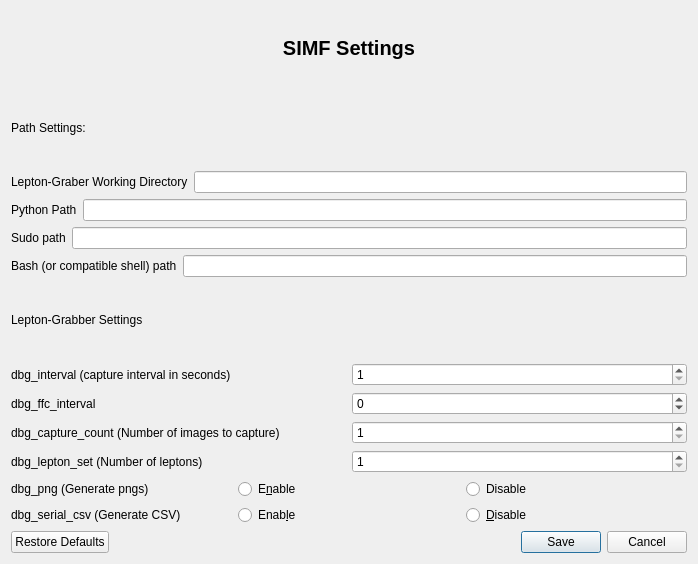
<?xml version="1.0" encoding="UTF-8"?>
<ui version="4.0">
 <class>SettingsDialog</class>
 <widget class="QDialog" name="SettingsDialog">
  <property name="windowModality">
   <enum>Qt::ApplicationModal</enum>
  </property>
  <property name="geometry">
   <rect>
    <x>0</x>
    <y>0</y>
    <width>698</width>
    <height>564</height>
   </rect>
  </property>
  <property name="windowTitle">
   <string>Settings</string>
  </property>
  <property name="modal">
   <bool>true</bool>
  </property>
  <layout class="QGridLayout" name="gridLayout">
   <item row="5" column="0">
    <layout class="QHBoxLayout" name="horizontalLayout_2">
     <item>
      <widget class="QLabel" name="label_5">
       <property name="text">
        <string>Bash (or compatible shell) path</string>
       </property>
      </widget>
     </item>
     <item>
      <widget class="QLineEdit" name="shellPath"/>
     </item>
    </layout>
   </item>
   <item row="2" column="0">
    <layout class="QHBoxLayout" name="horizontalLayout_6">
     <item>
      <widget class="QLabel" name="label_2">
       <property name="text">
        <string>Lepton-Graber Working Directory</string>
       </property>
      </widget>
     </item>
     <item>
      <widget class="QLineEdit" name="leptonWorkingDir"/>
     </item>
    </layout>
   </item>
   <item row="4" column="0">
    <layout class="QHBoxLayout" name="horizontalLayout_4">
     <item>
      <widget class="QLabel" name="label_4">
       <property name="text">
        <string>Sudo path</string>
       </property>
      </widget>
     </item>
     <item>
      <widget class="QLineEdit" name="sudoPath"/>
     </item>
    </layout>
   </item>
   <item row="3" column="0">
    <layout class="QHBoxLayout" name="horizontalLayout_5">
     <item>
      <widget class="QLabel" name="label_3">
       <property name="text">
        <string>Python Path</string>
       </property>
      </widget>
     </item>
     <item>
      <widget class="QLineEdit" name="pythonPath"/>
     </item>
    </layout>
   </item>
   <item row="6" column="0">
    <widget class="QLabel" name="label_7">
     <property name="text">
      <string>Lepton-Grabber Settings</string>
     </property>
    </widget>
   </item>
   <item row="9" column="0">
    <layout class="QHBoxLayout" name="horizontalLayout_7">
     <item>
      <widget class="QLabel" name="label_8">
       <property name="text">
        <string>dbg_ffc_interval</string>
       </property>
      </widget>
     </item>
     <item>
      <widget class="QSpinBox" name="ffcInterval">
       <property name="minimum">
        <number>-9999</number>
       </property>
       <property name="maximum">
        <number>9999</number>
       </property>
      </widget>
     </item>
    </layout>
   </item>
   <item row="13" column="0">
    <layout class="QHBoxLayout" name="horizontalLayout_11">
     <item>
      <widget class="QLabel" name="label_11">
       <property name="text">
        <string>dbg_serial_csv (Generate CSV)</string>
       </property>
      </widget>
     </item>
     <item>
      <widget class="QRadioButton" name="csvEnable">
       <property name="text">
        <string>Enab&amp;le</string>
       </property>
       <attribute name="buttonGroup">
        <string notr="true">dbgcsvgroup</string>
       </attribute>
      </widget>
     </item>
     <item>
      <widget class="QRadioButton" name="csvDisable">
       <property name="text">
        <string>&amp;Disable</string>
       </property>
       <attribute name="buttonGroup">
        <string notr="true">dbgcsvgroup</string>
       </attribute>
      </widget>
     </item>
    </layout>
   </item>
   <item row="10" column="0">
    <layout class="QHBoxLayout" name="horizontalLayout_10">
     <item>
      <widget class="QLabel" name="label_10">
       <property name="text">
        <string>dbg_capture_count (Number of images to capture)</string>
       </property>
      </widget>
     </item>
     <item>
      <widget class="QSpinBox" name="captureCount">
       <property name="minimum">
        <number>1</number>
       </property>
       <property name="maximum">
        <number>9999</number>
       </property>
      </widget>
     </item>
    </layout>
   </item>
   <item row="7" column="0">
    <layout class="QHBoxLayout" name="horizontalLayout_3">
     <item>
      <widget class="QLabel" name="label_6">
       <property name="text">
        <string>dbg_interval (capture interval in seconds)</string>
       </property>
      </widget>
     </item>
     <item>
      <widget class="QSpinBox" name="capInterval">
       <property name="minimum">
        <number>1</number>
       </property>
       <property name="maximum">
        <number>9999</number>
       </property>
       <property name="singleStep">
        <number>1</number>
       </property>
      </widget>
     </item>
    </layout>
   </item>
   <item row="12" column="0">
    <layout class="QHBoxLayout" name="horizontalLayout_9">
     <item>
      <widget class="QLabel" name="label_9">
       <property name="text">
        <string>dbg_png (Generate pngs)</string>
       </property>
      </widget>
     </item>
     <item>
      <widget class="QRadioButton" name="pngEnable">
       <property name="text">
        <string>E&amp;nable</string>
       </property>
       <attribute name="buttonGroup">
        <string notr="true">dbgpnggroup</string>
       </attribute>
      </widget>
     </item>
     <item>
      <widget class="QRadioButton" name="pngDisable">
       <property name="text">
        <string>Disable</string>
       </property>
       <attribute name="buttonGroup">
        <string notr="true">dbgpnggroup</string>
       </attribute>
      </widget>
     </item>
    </layout>
   </item>
   <item row="0" column="0">
    <widget class="QLabel" name="label">
     <property name="font">
      <font>
       <pointsize>15</pointsize>
       <weight>75</weight>
       <bold>true</bold>
      </font>
     </property>
     <property name="text">
      <string>SIMF Settings</string>
     </property>
     <property name="scaledContents">
      <bool>false</bool>
     </property>
     <property name="alignment">
      <set>Qt::AlignCenter</set>
     </property>
    </widget>
   </item>
   <item row="1" column="0">
    <widget class="QLabel" name="label_12">
     <property name="text">
      <string>Path Settings:</string>
     </property>
    </widget>
   </item>
   <item row="14" column="0">
    <widget class="QDialogButtonBox" name="buttonBox">
     <property name="orientation">
      <enum>Qt::Horizontal</enum>
     </property>
     <property name="standardButtons">
      <set>QDialogButtonBox::Cancel|QDialogButtonBox::RestoreDefaults|QDialogButtonBox::Save</set>
     </property>
    </widget>
   </item>
   <item row="11" column="0">
    <layout class="QHBoxLayout" name="horizontalLayout">
     <item>
      <widget class="QLabel" name="label_13">
       <property name="text">
        <string>dbg_lepton_set (Number of leptons)</string>
       </property>
      </widget>
     </item>
     <item>
      <widget class="QSpinBox" name="leptonSet">
       <property name="minimum">
        <number>1</number>
       </property>
       <property name="maximum">
        <number>9999</number>
       </property>
      </widget>
     </item>
    </layout>
   </item>
  </layout>
 </widget>
 <resources/>
 <connections>
  <connection>
   <sender>buttonBox</sender>
   <signal>accepted()</signal>
   <receiver>SettingsDialog</receiver>
   <slot>accept()</slot>
   <hints>
    <hint type="sourcelabel">
     <x>248</x>
     <y>254</y>
    </hint>
    <hint type="destinationlabel">
     <x>157</x>
     <y>274</y>
    </hint>
   </hints>
  </connection>
  <connection>
   <sender>buttonBox</sender>
   <signal>rejected()</signal>
   <receiver>SettingsDialog</receiver>
   <slot>reject()</slot>
   <hints>
    <hint type="sourcelabel">
     <x>316</x>
     <y>260</y>
    </hint>
    <hint type="destinationlabel">
     <x>286</x>
     <y>274</y>
    </hint>
   </hints>
  </connection>
 </connections>
 <buttongroups>
  <buttongroup name="dbgcsvgroup"/>
  <buttongroup name="dbgpnggroup"/>
 </buttongroups>
</ui>
